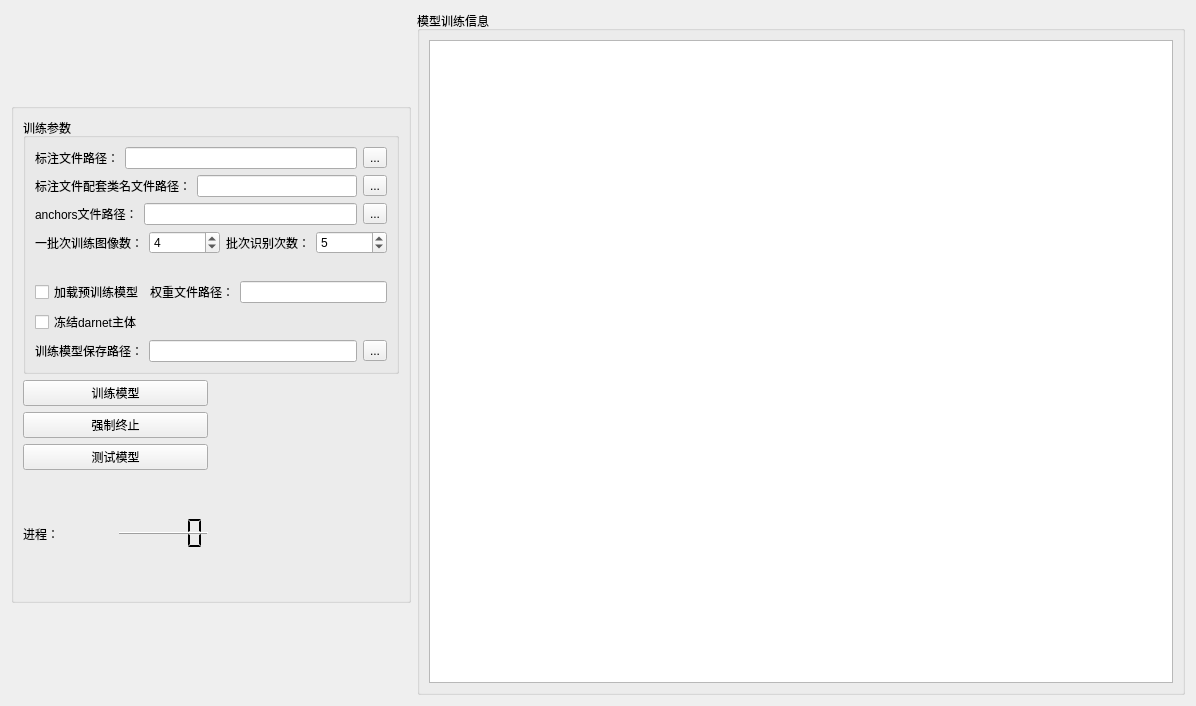
<?xml version="1.0" encoding="UTF-8"?>
<ui version="4.0">
 <class>Form</class>
 <widget class="QWidget" name="Form">
  <property name="geometry">
   <rect>
    <x>0</x>
    <y>0</y>
    <width>1196</width>
    <height>706</height>
   </rect>
  </property>
  <property name="windowTitle">
   <string>Form</string>
  </property>
  <layout class="QHBoxLayout" name="horizontalLayout_3">
   <item>
    <widget class="QGroupBox" name="groupBox_2">
     <property name="maximumSize">
      <size>
       <width>400</width>
       <height>500</height>
      </size>
     </property>
     <property name="title">
      <string/>
     </property>
     <layout class="QVBoxLayout" name="verticalLayout_3">
      <item>
       <widget class="QGroupBox" name="groupBox_3">
        <property name="maximumSize">
         <size>
          <width>100000</width>
          <height>100000</height>
         </size>
        </property>
        <property name="title">
         <string>训练参数</string>
        </property>
        <layout class="QVBoxLayout" name="verticalLayout_2">
         <item>
          <layout class="QHBoxLayout" name="horizontalLayout_5">
           <item>
            <widget class="QLabel" name="label_3">
             <property name="text">
              <string>标注文件路径：</string>
             </property>
            </widget>
           </item>
           <item>
            <widget class="QLineEdit" name="lineEdit_annotation_path">
             <property name="readOnly">
              <bool>true</bool>
             </property>
            </widget>
           </item>
           <item>
            <widget class="QToolButton" name="toolButton_annotation_path">
             <property name="text">
              <string>...</string>
             </property>
            </widget>
           </item>
          </layout>
         </item>
         <item>
          <layout class="QHBoxLayout" name="horizontalLayout_6">
           <item>
            <widget class="QLabel" name="label_4">
             <property name="text">
              <string>标注文件配套类名文件路径：</string>
             </property>
            </widget>
           </item>
           <item>
            <widget class="QLineEdit" name="lineEdit_classes_path">
             <property name="readOnly">
              <bool>true</bool>
             </property>
            </widget>
           </item>
           <item>
            <widget class="QToolButton" name="toolButton_classes_path">
             <property name="text">
              <string>...</string>
             </property>
            </widget>
           </item>
          </layout>
         </item>
         <item>
          <layout class="QHBoxLayout" name="horizontalLayout_7">
           <item>
            <widget class="QLabel" name="label_5">
             <property name="text">
              <string>anchors文件路径：</string>
             </property>
            </widget>
           </item>
           <item>
            <widget class="QLineEdit" name="lineEdit_anchors_path">
             <property name="readOnly">
              <bool>true</bool>
             </property>
            </widget>
           </item>
           <item>
            <widget class="QToolButton" name="toolButton_anchors_path">
             <property name="text">
              <string>...</string>
             </property>
            </widget>
           </item>
          </layout>
         </item>
         <item>
          <layout class="QHBoxLayout" name="horizontalLayout_8">
           <item>
            <widget class="QLabel" name="label_6">
             <property name="text">
              <string>一批次训练图像数：</string>
             </property>
            </widget>
           </item>
           <item>
            <widget class="QSpinBox" name="spinBox_onceTrainImages">
             <property name="value">
              <number>4</number>
             </property>
            </widget>
           </item>
           <item>
            <widget class="QLabel" name="label_7">
             <property name="text">
              <string>批次识别次数：</string>
             </property>
            </widget>
           </item>
           <item>
            <widget class="QSpinBox" name="spinBox_detectionCount">
             <property name="value">
              <number>5</number>
             </property>
            </widget>
           </item>
          </layout>
         </item>
         <item>
          <widget class="QLabel" name="label_8">
           <property name="text">
            <string/>
           </property>
          </widget>
         </item>
         <item>
          <layout class="QHBoxLayout" name="horizontalLayout_10">
           <item>
            <widget class="QCheckBox" name="checkBox_load_pretrainedModel">
             <property name="text">
              <string>加载预训练模型</string>
             </property>
            </widget>
           </item>
           <item>
            <widget class="QLabel" name="label_9">
             <property name="text">
              <string>权重文件路径：</string>
             </property>
            </widget>
           </item>
           <item>
            <widget class="QLineEdit" name="lineEdit_pretrainedModelPath">
             <property name="readOnly">
              <bool>true</bool>
             </property>
            </widget>
           </item>
          </layout>
         </item>
         <item>
          <widget class="QCheckBox" name="checkBox_freeze">
           <property name="text">
            <string>冻结darnet主体</string>
           </property>
          </widget>
         </item>
         <item>
          <layout class="QHBoxLayout" name="horizontalLayout_11">
           <item>
            <widget class="QLabel" name="label_10">
             <property name="text">
              <string>训练模型保存路径：</string>
             </property>
            </widget>
           </item>
           <item>
            <widget class="QLineEdit" name="lineEdit_saveModelPath">
             <property name="readOnly">
              <bool>true</bool>
             </property>
            </widget>
           </item>
           <item>
            <widget class="QToolButton" name="toolButton_saveModelPath">
             <property name="text">
              <string>...</string>
             </property>
            </widget>
           </item>
          </layout>
         </item>
        </layout>
       </widget>
      </item>
      <item>
       <layout class="QHBoxLayout" name="horizontalLayout_4">
        <item>
         <layout class="QVBoxLayout" name="verticalLayout">
          <item>
           <widget class="QPushButton" name="button_startTrain">
            <property name="text">
             <string>训练模型</string>
            </property>
           </widget>
          </item>
          <item>
           <widget class="QPushButton" name="button_violenceStop">
            <property name="text">
             <string>强制终止</string>
            </property>
           </widget>
          </item>
          <item>
           <widget class="QPushButton" name="button_testModel">
            <property name="text">
             <string>测试模型</string>
            </property>
           </widget>
          </item>
          <item>
           <layout class="QHBoxLayout" name="horizontalLayout">
            <item>
             <widget class="QLabel" name="label">
              <property name="text">
               <string>进程：</string>
              </property>
             </widget>
            </item>
            <item>
             <widget class="QLCDNumber" name="lcdNumber">
              <property name="frameShape">
               <enum>QFrame::HLine</enum>
              </property>
              <property name="smallDecimalPoint">
               <bool>false</bool>
              </property>
              <property name="mode">
               <enum>QLCDNumber::Hex</enum>
              </property>
              <property name="segmentStyle">
               <enum>QLCDNumber::Flat</enum>
              </property>
             </widget>
            </item>
           </layout>
          </item>
         </layout>
        </item>
        <item>
         <widget class="QLabel" name="label_2">
          <property name="text">
           <string/>
          </property>
          <property name="pixmap">
           <pixmap>../source/icon/QTUM.png</pixmap>
          </property>
          <property name="alignment">
           <set>Qt::AlignCenter</set>
          </property>
         </widget>
        </item>
       </layout>
      </item>
     </layout>
    </widget>
   </item>
   <item>
    <widget class="QGroupBox" name="groupBox">
     <property name="title">
      <string>模型训练信息</string>
     </property>
     <layout class="QHBoxLayout" name="horizontalLayout_2">
      <item>
       <widget class="QTextEdit" name="textEdit"/>
      </item>
     </layout>
    </widget>
   </item>
  </layout>
 </widget>
 <resources/>
 <connections/>
</ui>
